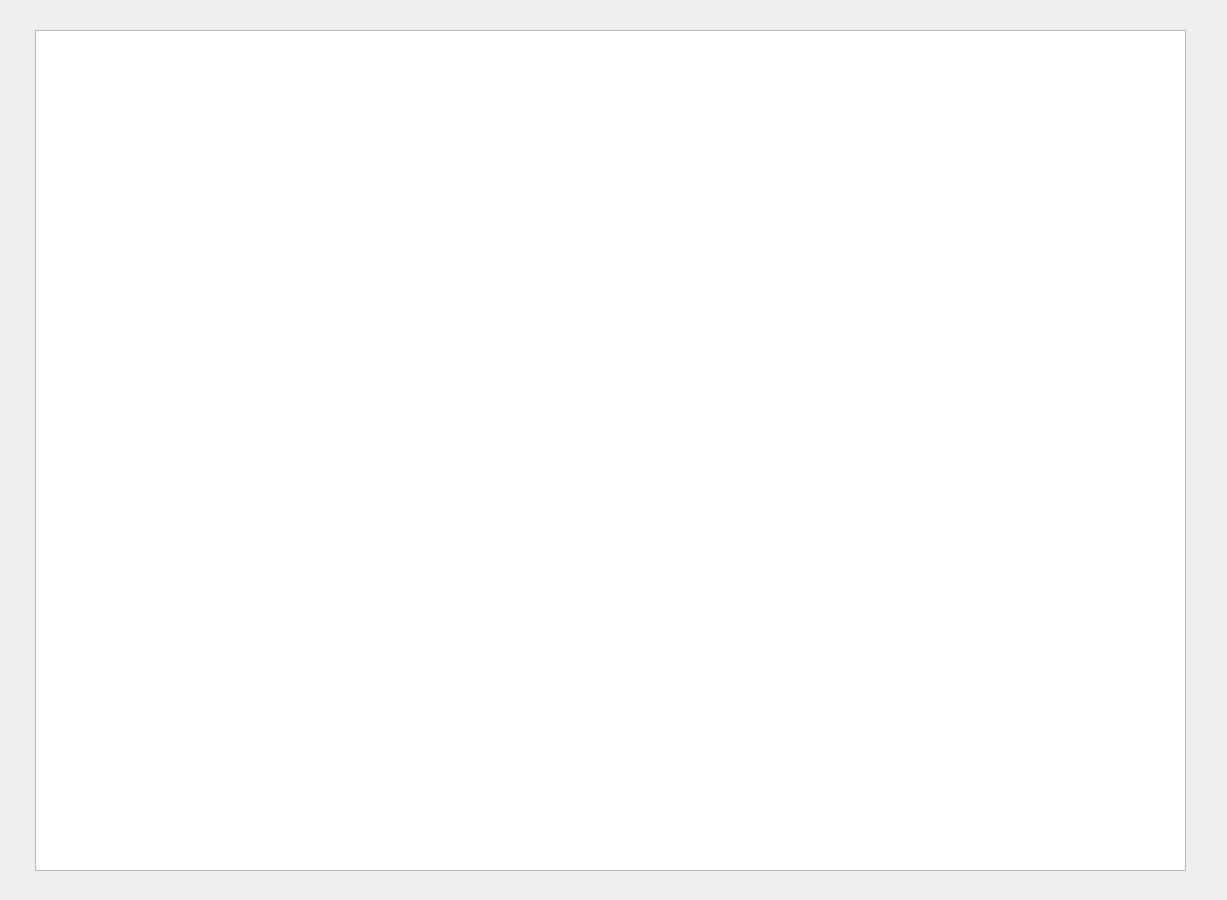
<?xml version="1.0" encoding="UTF-8"?>
<ui version="4.0">
 <class>reportFrm</class>
 <widget class="QDialog" name="reportFrm">
  <property name="geometry">
   <rect>
    <x>0</x>
    <y>0</y>
    <width>1227</width>
    <height>900</height>
   </rect>
  </property>
  <property name="cursor">
   <cursorShape>UpArrowCursor</cursorShape>
  </property>
  <property name="contextMenuPolicy">
   <enum>Qt::PreventContextMenu</enum>
  </property>
  <property name="windowTitle">
   <string>Отчет по административному производству</string>
  </property>
  <widget class="QTableView" name="tableView">
   <property name="geometry">
    <rect>
     <x>35</x>
     <y>30</y>
     <width>1151</width>
     <height>841</height>
    </rect>
   </property>
  </widget>
 </widget>
 <resources/>
 <connections/>
</ui>
